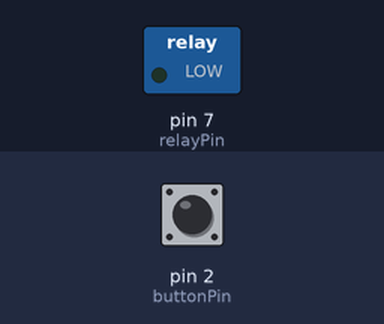
Recording of a sketch running on a simulated Arduino Uno, built with avr-gcc and run on an emulated ATmega328P. Parts: switched loads named in the sketch (green lamp = pin HIGH). The test bench sets the inputs (shaded band); at power-on: pin 2 (buttonPin) HIGH.

Above: at 1.2 s.
1.3 s: pin 2 (buttonPin) pulled LOW for 0.15 s
At 2.2 s:
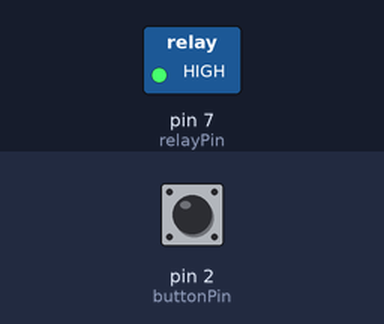
2.9 s: pin 2 (buttonPin) pulled LOW for 1 s
At 3.4 s:
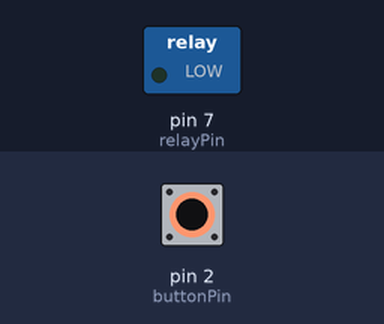
5.4 s: pin 2 (buttonPin) pulled LOW for 3.2 s
At 6.5 s:
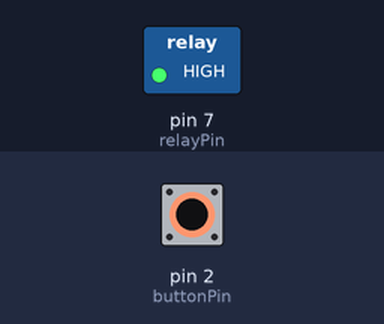
Timing chart, 0 to 8.4 s (numbered marks = the images above; inputs shaded):
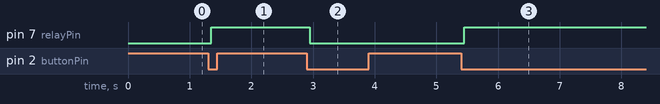

The sketch:

BuzzWireGame.ino
```cpp
int relayPin = 7;   // Relay control pin
int buttonPin = 2;  // Button input pin
int buttonState = 0;
bool relayState = LOW; // Current state of the relay

void setup() {
  pinMode(relayPin, OUTPUT);      // Set relay pin as output
  pinMode(buttonPin, INPUT_PULLUP);  // Set button pin as input with internal pull-up resistor
  digitalWrite(relayPin, relayState);  // Initially set relay to NC (Normally Closed)
}

void loop() {
  buttonState = digitalRead(buttonPin);  // Read the state of the button

  if (buttonState == LOW) {  // Button is pressed (active LOW with internal pull-up)
    delay(50);  // Debounce delay to prevent multiple activations
    relayState = !relayState;  // Toggle relay state
    digitalWrite(relayPin, relayState);  // Set relay to new state

    // Wait until button is released
    while (digitalRead(buttonPin) == LOW) {
      // Do nothing, wait for release
    }

    delay(200);  // Small delay to avoid bouncing after button release
  }
}
```

Measured:
- after the input at 1.3 s, pin 7 (relayPin): LOW → HIGH after 0.05 s
- after the input at 2.9 s, pin 7 (relayPin): HIGH → LOW after 0.05 s
- after the input at 5.4 s, pin 7 (relayPin): LOW → HIGH after 0.05 s
